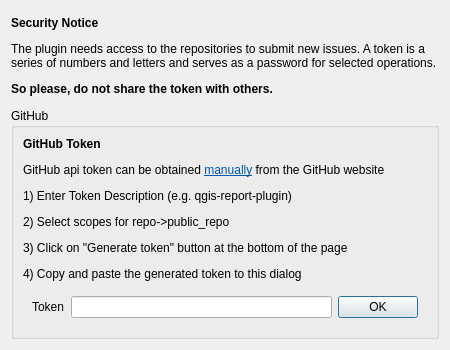
<?xml version="1.0" encoding="UTF-8"?>
<ui version="4.0">
 <class>ReportIssueConfDialog</class>
 <widget class="QDialog" name="ReportIssueConfDialog">
  <property name="geometry">
   <rect>
    <x>0</x>
    <y>0</y>
    <width>450</width>
    <height>350</height>
   </rect>
  </property>
  <property name="sizePolicy">
   <sizepolicy hsizetype="Fixed" vsizetype="Fixed">
    <horstretch>0</horstretch>
    <verstretch>0</verstretch>
   </sizepolicy>
  </property>
  <property name="windowTitle">
   <string>Configure Report Plugin</string>
  </property>
  <property name="windowIcon">
   <iconset>
    <normaloff>:/plugins/qgis-report-plugin/images/icon.png</normaloff>:/plugins/qgis-report-plugin/images/icon.png</iconset>
  </property>
  <property name="modal">
   <bool>false</bool>
  </property>
  <layout class="QVBoxLayout" name="verticalLayout_2">
   <item>
    <widget class="QLabel" name="label">
     <property name="text">
      <string>&lt;html&gt;&lt;head/&gt;&lt;body&gt;&lt;p&gt;&lt;span style=&quot; font-weight:600;&quot;&gt;Security Notice &lt;/span&gt;&lt;/p&gt;&lt;p&gt;The plugin needs access to the repositories to submit new issues. A token is a series of numbers and letters and serves as a password for selected operations.&lt;/p&gt;&lt;p&gt;&lt;span style=&quot; font-weight:600;&quot;&gt;So please, do not share the token with others.&lt;/span&gt;&lt;/p&gt;&lt;/body&gt;&lt;/html&gt;</string>
     </property>
     <property name="textFormat">
      <enum>Qt::RichText</enum>
     </property>
     <property name="wordWrap">
      <bool>true</bool>
     </property>
    </widget>
   </item>
   <item>
    <widget class="QGroupBox" name="GitTrackerGroupBox">
     <property name="title">
      <string>GitHub</string>
     </property>
     <layout class="QVBoxLayout" name="verticalLayout_5">
      <item>
       <widget class="QLabel" name="GitInfoLabel">
        <property name="text">
         <string>&lt;html&gt;&lt;head/&gt;&lt;body&gt;&lt;p&gt;&lt;span style=&quot; font-weight:600;&quot;&gt;GitHub Token&lt;/span&gt;&lt;/p&gt;&lt;p&gt;GitHub api token can be obtained &lt;a href=&quot;https://github.com/settings/tokens/new&quot;&gt;&lt;span style=&quot; text-decoration: underline; color:#0057ae;&quot;&gt;manually&lt;/span&gt;&lt;/a&gt; from the GitHub website&lt;/p&gt;&lt;p&gt;  1) Enter Token Description (e.g. qgis-report-plugin)&lt;/p&gt;&lt;p&gt;  2) Select scopes for repo-&amp;gt;public_repo&lt;/p&gt;&lt;p&gt;  3) Click on &amp;quot;Generate token&amp;quot; button at the bottom of the page&lt;/p&gt;&lt;p&gt;  4) Copy and paste the generated token to this dialog&lt;/p&gt;&lt;/body&gt;&lt;/html&gt;</string>
        </property>
        <property name="textFormat">
         <enum>Qt::RichText</enum>
        </property>
        <property name="wordWrap">
         <bool>true</bool>
        </property>
        <property name="openExternalLinks">
         <bool>true</bool>
        </property>
        <property name="textInteractionFlags">
         <set>Qt::LinksAccessibleByMouse|Qt::TextSelectableByMouse</set>
        </property>
       </widget>
      </item>
      <item>
       <widget class="QWidget" name="widget" native="true">
        <layout class="QHBoxLayout" name="horizontalLayout">
         <item>
          <widget class="QLabel" name="GitLabel">
           <property name="text">
            <string>Token</string>
           </property>
          </widget>
         </item>
         <item>
          <widget class="QLineEdit" name="GitTokenLineEdit">
           <property name="placeholderText">
            <string/>
           </property>
          </widget>
         </item>
         <item>
          <widget class="QPushButton" name="GitOkButton">
           <property name="text">
            <string>OK</string>
           </property>
          </widget>
         </item>
        </layout>
       </widget>
      </item>
     </layout>
    </widget>
   </item>
  </layout>
 </widget>
 <resources>
  <include location="resources.py"/>
 </resources>
 <connections/>
</ui>
